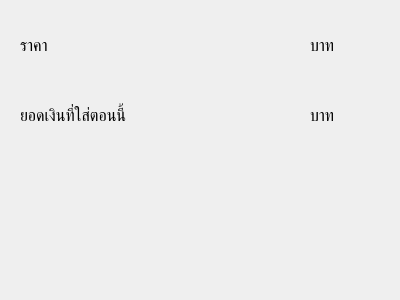
<?xml version="1.0" encoding="UTF-8"?>
<ui version="4.0">
 <class>InputDialog</class>
 <widget class="QDialog" name="InputDialog">
  <property name="geometry">
   <rect>
    <x>0</x>
    <y>0</y>
    <width>400</width>
    <height>300</height>
   </rect>
  </property>
  <property name="minimumSize">
   <size>
    <width>400</width>
    <height>300</height>
   </size>
  </property>
  <property name="maximumSize">
   <size>
    <width>400</width>
    <height>300</height>
   </size>
  </property>
  <property name="windowTitle">
   <string>Input Coin - Food Vending Machine</string>
  </property>
  <property name="windowIcon">
   <iconset resource="../image/icon/icon.qrc">
    <normaloff>:/icon/vending-machine.png</normaloff>:/icon/vending-machine.png</iconset>
  </property>
  <property name="modal">
   <bool>false</bool>
  </property>
  <widget class="QLabel" name="lbl_txt_price">
   <property name="geometry">
    <rect>
     <x>20</x>
     <y>20</y>
     <width>81</width>
     <height>51</height>
    </rect>
   </property>
   <property name="font">
    <font>
     <pointsize>12</pointsize>
    </font>
   </property>
   <property name="text">
    <string>ราคา</string>
   </property>
  </widget>
  <widget class="QLabel" name="lbl_total_money">
   <property name="geometry">
    <rect>
     <x>200</x>
     <y>20</y>
     <width>81</width>
     <height>51</height>
    </rect>
   </property>
   <property name="font">
    <font>
     <pointsize>12</pointsize>
    </font>
   </property>
   <property name="text">
    <string/>
   </property>
   <property name="alignment">
    <set>Qt::AlignRight|Qt::AlignTrailing|Qt::AlignVCenter</set>
   </property>
  </widget>
  <widget class="QLabel" name="lbl_bath_1">
   <property name="geometry">
    <rect>
     <x>310</x>
     <y>20</y>
     <width>81</width>
     <height>51</height>
    </rect>
   </property>
   <property name="font">
    <font>
     <pointsize>12</pointsize>
    </font>
   </property>
   <property name="text">
    <string>บาท</string>
   </property>
  </widget>
  <widget class="QLabel" name="lbl_txt_coin_input">
   <property name="geometry">
    <rect>
     <x>20</x>
     <y>90</y>
     <width>141</width>
     <height>51</height>
    </rect>
   </property>
   <property name="font">
    <font>
     <pointsize>12</pointsize>
    </font>
   </property>
   <property name="text">
    <string>ยอดเงินที่ใส่ตอนนี้</string>
   </property>
  </widget>
  <widget class="QLabel" name="lbl_bath_2">
   <property name="geometry">
    <rect>
     <x>310</x>
     <y>90</y>
     <width>81</width>
     <height>51</height>
    </rect>
   </property>
   <property name="font">
    <font>
     <pointsize>12</pointsize>
    </font>
   </property>
   <property name="text">
    <string>บาท</string>
   </property>
  </widget>
  <widget class="QLabel" name="lbl_input_money">
   <property name="geometry">
    <rect>
     <x>200</x>
     <y>90</y>
     <width>81</width>
     <height>51</height>
    </rect>
   </property>
   <property name="font">
    <font>
     <pointsize>12</pointsize>
    </font>
   </property>
   <property name="text">
    <string/>
   </property>
   <property name="alignment">
    <set>Qt::AlignRight|Qt::AlignTrailing|Qt::AlignVCenter</set>
   </property>
  </widget>
  <widget class="QLabel" name="lbl_time_left">
   <property name="geometry">
    <rect>
     <x>10</x>
     <y>240</y>
     <width>381</width>
     <height>51</height>
    </rect>
   </property>
   <property name="font">
    <font>
     <pointsize>12</pointsize>
    </font>
   </property>
   <property name="text">
    <string/>
   </property>
   <property name="alignment">
    <set>Qt::AlignCenter</set>
   </property>
  </widget>
 </widget>
 <resources>
  <include location="../image/icon/icon.qrc"/>
 </resources>
 <connections/>
</ui>
